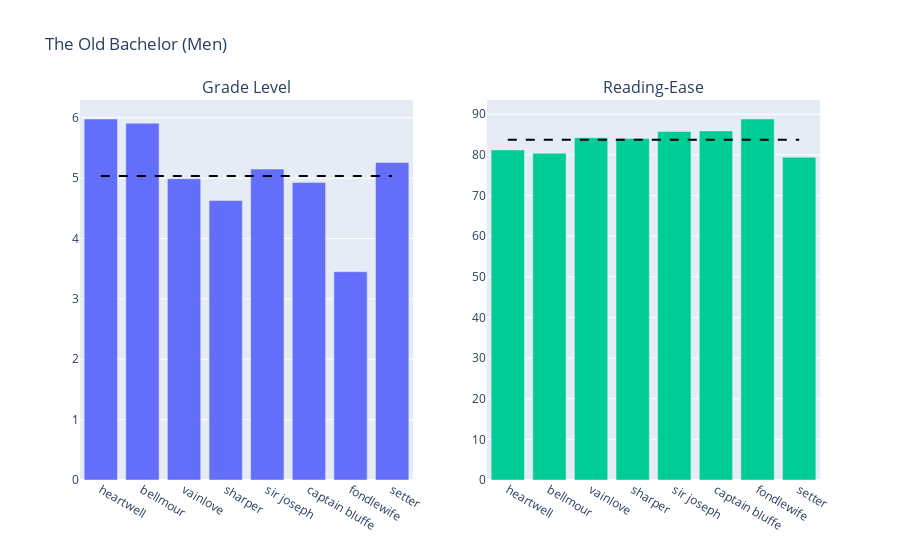
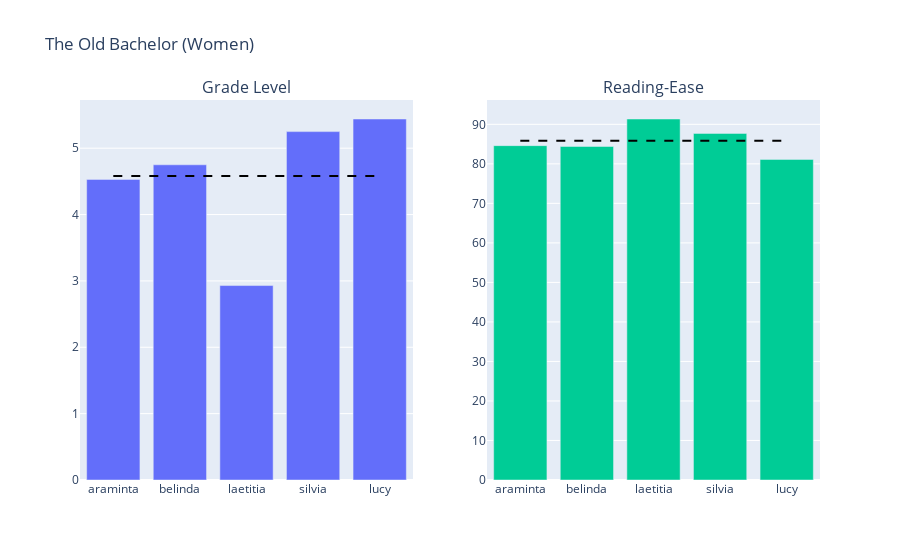
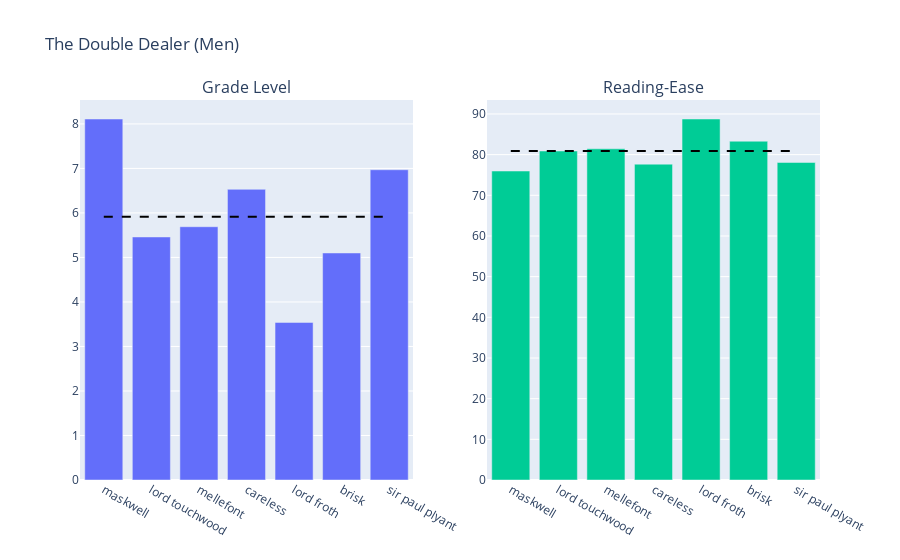
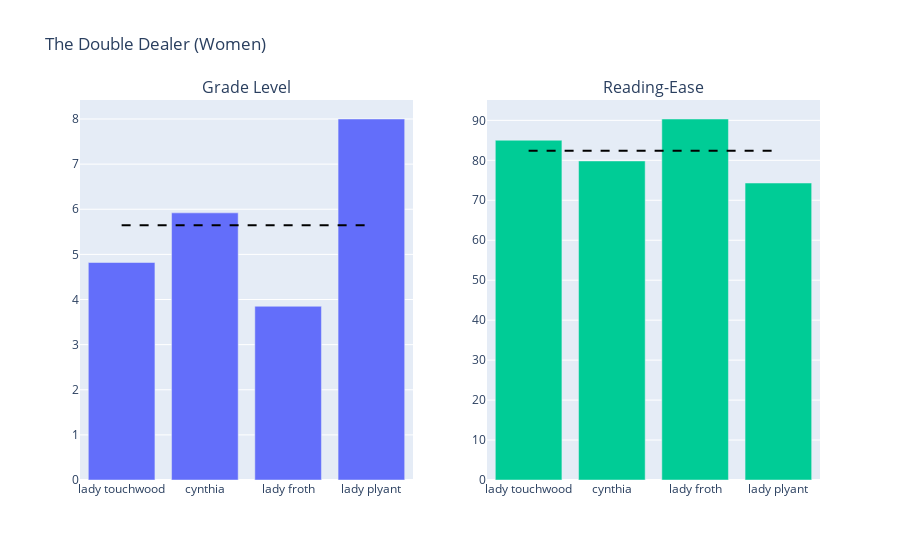

The notebook cell saved with these charts, in order:
### Code cell
create_combined_bar_graphs(
    tob_men_gl_scores,
    tob_men_re_scores,
    filename="tob_men_flesch_kincaid_bar",
    graph_titles=("Grade Level", "Reading-Ease"),
    combined_graph_title="The Old Bachelor (Men)"
)

create_combined_bar_graphs(
    tob_women_gl_scores,
    tob_women_re_scores,
    filename="tob_women_flesch_kincaid_bar",
    graph_titles=("Grade Level", "Reading-Ease"),
    combined_graph_title="The Old Bachelor (Women)"
)

create_combined_bar_graphs(
    tdd_men_gl_scores,
    tdd_men_re_scores,
    filename="tdd_men_flesch_kincaid_bar",
    graph_titles=("Grade Level", "Reading-Ease"),
    combined_graph_title="The Double Dealer (Men)"
)

create_combined_bar_graphs(
    tdd_women_gl_scores,
    tdd_women_re_scores,
    filename="tdd_women_flesch_kincaid_bar",
    graph_titles=("Grade Level", "Reading-Ease"),
    combined_graph_title="The Double Dealer (Women)"
)

create_combined_bar_graphs(
    lfl_men_gl_scores,
    lfl_men_re_scores,
    filename="lfl_men_flesch_kincaid_bar",
    graph_titles=("Grade Level", "Reading-Ease"),
    combined_graph_title="Love for Love (Men)"
)

create_combined_bar_graphs(
    lfl_women_gl_scores,
    lfl_women_re_scores,
    filename="lfl_women_flesch_kincaid_bar",
    graph_titles=("Grade Level", "Reading-Ease"),
    combined_graph_title="Love for Love (Women)"
)

create_combined_bar_graphs(
    twotw_men_gl_scores,
    twotw_men_re_scores,
    filename="twotw_men_flesch_kincaid_bar",
    graph_titles=("Grade Level", "Reading-Ease"),
    combined_graph_title="The Way of the World (Men)"
)

create_combined_bar_graphs(
    twotw_women_gl_scores,
    twotw_women_re_scores,
    filename="twotw_women_flesch_kincaid_bar",
    graph_titles=("Grade Level", "Reading-Ease"),
    combined_graph_title="The Way of the World (Women)"
)

### Figure 1 — Plotly figure (JSON) as saved in the notebook; plotly's stock layout.template omitted (floating-point values rounded to 4 significant figures)
{"data": [{"type": "bar", "x": ["heartwell", "bellmour", "vainlove", "sharper", "sir joseph", "captain bluffe", "fondlewife", "setter"], "xaxis": "x", "y": [5.98, 5.91, 4.99, 4.63, 5.15, 4.93, 3.45, 5.26], "yaxis": "y"}, {"line": {"color": "black", "dash": "dash"}, "mode": "lines", "name": "Threshold", "type": "scatter", "x": ["heartwell", "bellmour", "vainlove", "sharper", "sir joseph", "captain bluffe", "fondlewife", "setter"], "xaxis": "x", "y": [5.037, 5.037, 5.037, 5.037, 5.037, 5.037, 5.037, 5.037], "yaxis": "y"}, {"type": "bar", "x": ["heartwell", "bellmour", "vainlove", "sharper", "sir joseph", "captain bluffe", "fondlewife", "setter"], "xaxis": "x2", "y": [81.21, 80.37, 84.17, 84.03, 85.74, 85.87, 88.81, 79.4], "yaxis": "y2"}, {"line": {"color": "black", "dash": "dash"}, "mode": "lines", "name": "Threshold", "type": "scatter", "x": ["heartwell", "bellmour", "vainlove", "sharper", "sir joseph", "captain bluffe", "fondlewife", "setter"], "xaxis": "x2", "y": [83.7, 83.7, 83.7, 83.7, 83.7, 83.7, 83.7, 83.7], "yaxis": "y2"}], "layout": {"annotations": [{"font": {"size": 16}, "showarrow": false, "text": "Grade Level", "x": 0.225, "xanchor": "center", "xref": "paper", "y": 1, "yanchor": "bottom", "yref": "paper"}, {"font": {"size": 16}, "showarrow": false, "text": "Reading-Ease", "x": 0.775, "xanchor": "center", "xref": "paper", "y": 1, "yanchor": "bottom", "yref": "paper"}], "autosize": true, "dragmode": "pan", "showlegend": false, "title": {"text": "The Old Bachelor (Men)"}, "xaxis": {"anchor": "y", "autorange": true, "domain": [0, 0.45], "range": [-0.5, 7.5], "type": "category"}, "xaxis2": {"anchor": "y2", "autorange": true, "domain": [0.55, 1], "range": [-0.5, 7.5], "type": "category"}, "yaxis": {"anchor": "x", "autorange": true, "domain": [0, 1], "range": [0, 6.295], "type": "linear"}, "yaxis2": {"anchor": "x2", "autorange": true, "domain": [0, 1], "range": [0, 93.48], "type": "linear"}}}

### Figure 2 — Plotly figure (JSON) as saved in the notebook; plotly's stock layout.template omitted (floating-point values rounded to 4 significant figures)
{"data": [{"type": "bar", "x": ["araminta", "belinda", "laetitia", "silvia", "lucy"], "xaxis": "x", "y": [4.53, 4.75, 2.93, 5.25, 5.44], "yaxis": "y"}, {"line": {"color": "black", "dash": "dash"}, "mode": "lines", "name": "Threshold", "type": "scatter", "x": ["araminta", "belinda", "laetitia", "silvia", "lucy"], "xaxis": "x", "y": [4.58, 4.58, 4.58, 4.58, 4.58], "yaxis": "y"}, {"type": "bar", "x": ["araminta", "belinda", "laetitia", "silvia", "lucy"], "xaxis": "x2", "y": [84.61, 84.4, 91.35, 87.71, 81.13], "yaxis": "y2"}, {"line": {"color": "black", "dash": "dash"}, "mode": "lines", "name": "Threshold", "type": "scatter", "x": ["araminta", "belinda", "laetitia", "silvia", "lucy"], "xaxis": "x2", "y": [85.84, 85.84, 85.84, 85.84, 85.84], "yaxis": "y2"}], "layout": {"annotations": [{"font": {"size": 16}, "showarrow": false, "text": "Grade Level", "x": 0.225, "xanchor": "center", "xref": "paper", "y": 1, "yanchor": "bottom", "yref": "paper"}, {"font": {"size": 16}, "showarrow": false, "text": "Reading-Ease", "x": 0.775, "xanchor": "center", "xref": "paper", "y": 1, "yanchor": "bottom", "yref": "paper"}], "autosize": true, "dragmode": "pan", "showlegend": false, "title": {"text": "The Old Bachelor (Women)"}, "xaxis": {"anchor": "y", "autorange": true, "domain": [0, 0.45], "range": [-0.5, 4.5], "type": "category"}, "xaxis2": {"anchor": "y2", "autorange": true, "domain": [0.55, 1], "range": [-0.5, 4.5], "type": "category"}, "yaxis": {"anchor": "x", "autorange": true, "domain": [0, 1], "range": [0, 5.726], "type": "linear"}, "yaxis2": {"anchor": "x2", "autorange": true, "domain": [0, 1], "range": [0, 96.16], "type": "linear"}}}

### Figure 3 — Plotly figure (JSON) as saved in the notebook; plotly's stock layout.template omitted (floating-point values rounded to 4 significant figures)
{"data": [{"type": "bar", "x": ["maskwell", "lord touchwood", "mellefont", "careless", "lord froth", "brisk", "sir paul plyant"], "xaxis": "x", "y": [8.11, 5.46, 5.69, 6.53, 3.54, 5.1, 6.97], "yaxis": "y"}, {"line": {"color": "black", "dash": "dash"}, "mode": "lines", "name": "Threshold", "type": "scatter", "x": ["maskwell", "lord touchwood", "mellefont", "careless", "lord froth", "brisk", "sir paul plyant"], "xaxis": "x", "y": [5.914, 5.914, 5.914, 5.914, 5.914, 5.914, 5.914], "yaxis": "y"}, {"type": "bar", "x": ["maskwell", "lord touchwood", "mellefont", "careless", "lord froth", "brisk", "sir paul plyant"], "xaxis": "x2", "y": [75.97, 80.89, 81.43, 77.66, 88.76, 83.3, 78.07], "yaxis": "y2"}, {"line": {"color": "black", "dash": "dash"}, "mode": "lines", "name": "Threshold", "type": "scatter", "x": ["maskwell", "lord touchwood", "mellefont", "careless", "lord froth", "brisk", "sir paul plyant"], "xaxis": "x2", "y": [80.87, 80.87, 80.87, 80.87, 80.87, 80.87, 80.87], "yaxis": "y2"}], "layout": {"annotations": [{"font": {"size": 16}, "showarrow": false, "text": "Grade Level", "x": 0.225, "xanchor": "center", "xref": "paper", "y": 1, "yanchor": "bottom", "yref": "paper"}, {"font": {"size": 16}, "showarrow": false, "text": "Reading-Ease", "x": 0.775, "xanchor": "center", "xref": "paper", "y": 1, "yanchor": "bottom", "yref": "paper"}], "autosize": true, "dragmode": "pan", "showlegend": false, "title": {"text": "The Double Dealer (Men)"}, "xaxis": {"anchor": "y", "autorange": true, "domain": [0, 0.45], "range": [-0.5, 6.5], "type": "category"}, "xaxis2": {"anchor": "y2", "autorange": true, "domain": [0.55, 1], "range": [-0.5, 6.5], "type": "category"}, "yaxis": {"anchor": "x", "autorange": true, "domain": [0, 1], "range": [0, 8.537], "type": "linear"}, "yaxis2": {"anchor": "x2", "autorange": true, "domain": [0, 1], "range": [0, 93.43], "type": "linear"}}}

### Figure 4 — Plotly figure (JSON) as saved in the notebook; plotly's stock layout.template omitted (floating-point values rounded to 4 significant figures)
{"data": [{"type": "bar", "x": ["lady touchwood", "cynthia", "lady froth", "lady plyant"], "xaxis": "x", "y": [4.82, 5.92, 3.85, 8], "yaxis": "y"}, {"line": {"color": "black", "dash": "dash"}, "mode": "lines", "name": "Threshold", "type": "scatter", "x": ["lady touchwood", "cynthia", "lady froth", "lady plyant"], "xaxis": "x", "y": [5.647, 5.647, 5.647, 5.647], "yaxis": "y"}, {"type": "bar", "x": ["lady touchwood", "cynthia", "lady froth", "lady plyant"], "xaxis": "x2", "y": [85.03, 79.84, 90.34, 74.32], "yaxis": "y2"}, {"line": {"color": "black", "dash": "dash"}, "mode": "lines", "name": "Threshold", "type": "scatter", "x": ["lady touchwood", "cynthia", "lady froth", "lady plyant"], "xaxis": "x2", "y": [82.38, 82.38, 82.38, 82.38], "yaxis": "y2"}], "layout": {"annotations": [{"font": {"size": 16}, "showarrow": false, "text": "Grade Level", "x": 0.225, "xanchor": "center", "xref": "paper", "y": 1, "yanchor": "bottom", "yref": "paper"}, {"font": {"size": 16}, "showarrow": false, "text": "Reading-Ease", "x": 0.775, "xanchor": "center", "xref": "paper", "y": 1, "yanchor": "bottom", "yref": "paper"}], "autosize": true, "dragmode": "pan", "showlegend": false, "title": {"text": "The Double Dealer (Women)"}, "xaxis": {"anchor": "y", "autorange": true, "domain": [0, 0.45], "range": [-0.5, 3.5], "type": "category"}, "xaxis2": {"anchor": "y2", "autorange": true, "domain": [0.55, 1], "range": [-0.5, 3.5], "type": "category"}, "yaxis": {"anchor": "x", "autorange": true, "domain": [0, 1], "range": [0, 8.421], "type": "linear"}, "yaxis2": {"anchor": "x2", "autorange": true, "domain": [0, 1], "range": [0, 95.09], "type": "linear"}}}
